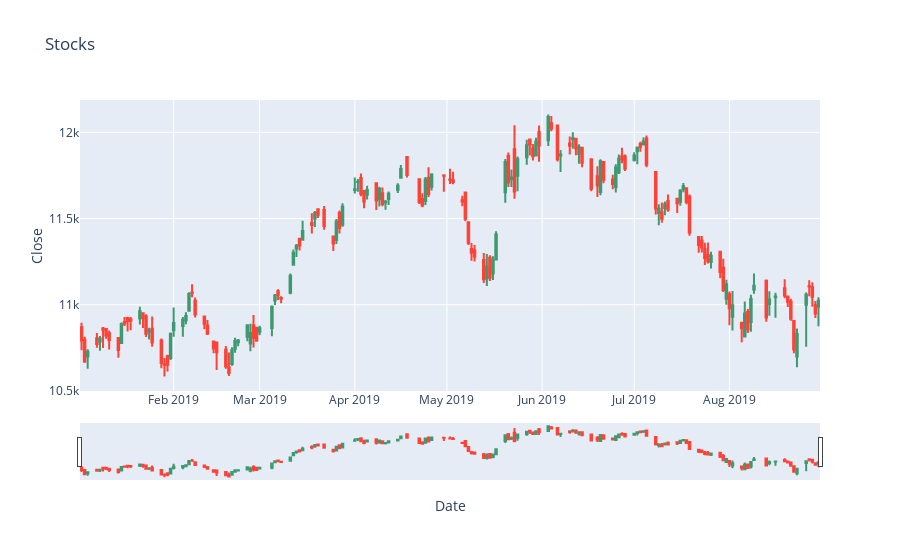

The code cell stored with this chart in its notebook:
### Code cell
trace = go.Candlestick(x = nifty_data.Date,
                       open = nifty_data.Open,
                       high = nifty_data.High,
                       low = nifty_data.Low,
                       close = nifty_data.Close)

data = [trace]

layout = go.Layout(title = 'Stocks',
                   hovermode = 'closest',
                   xaxis = dict(title = 'Date'),
                   yaxis = dict(title = 'Close'))

fig = go.Figure(data = data,
                layout = layout)

offline.iplot(fig)

### Figure 1 — Plotly figure (JSON) as saved in the notebook; plotly's stock layout.template omitted (floating-point values rounded to 4 significant figures; data arrays with more than 128 entries replaced by an {"elided": "..."} marker saying what was removed)
{"data": [{"close": {"elided": "161 float values"}, "high": {"elided": "161 float values"}, "low": {"elided": "161 float values"}, "open": {"elided": "161 float values"}, "type": "candlestick", "x": {"elided": "161 str values"}}], "layout": {"autosize": true, "hovermode": "closest", "title": {"text": "Stocks"}, "xaxis": {"autorange": false, "range": ["2019-01-01 12:00", "2019-08-30 12:00"], "rangeslider": {"autorange": true, "range": ["2019-01-01 12:00", "2019-08-30 12:00"], "yaxis": {"_template": null, "rangemode": "match"}}, "title": {"text": "Date"}, "type": "date"}, "yaxis": {"autorange": true, "range": [10500.0, 12190.0], "title": {"text": "Close"}}}}
